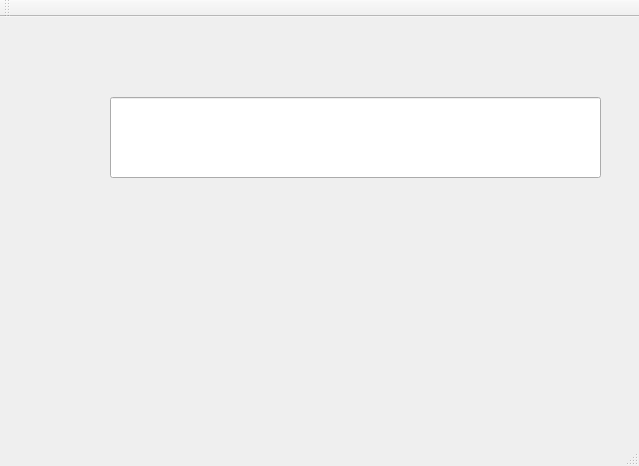
<?xml version="1.0" encoding="UTF-8"?>
<ui version="4.0">
 <class>MainWindow</class>
 <widget class="QMainWindow" name="MainWindow">
  <property name="geometry">
   <rect>
    <x>0</x>
    <y>0</y>
    <width>639</width>
    <height>466</height>
   </rect>
  </property>
  <property name="windowTitle">
   <string>MainWindow</string>
  </property>
  <widget class="QWidget" name="centralWidget">
   <widget class="QLineEdit" name="lineEdit">
    <property name="geometry">
     <rect>
      <x>110</x>
      <y>80</y>
      <width>491</width>
      <height>81</height>
     </rect>
    </property>
   </widget>
  </widget>
  <widget class="QMenuBar" name="menuBar">
   <property name="geometry">
    <rect>
     <x>0</x>
     <y>0</y>
     <width>639</width>
     <height>17</height>
    </rect>
   </property>
  </widget>
  <widget class="QToolBar" name="mainToolBar">
   <attribute name="toolBarArea">
    <enum>TopToolBarArea</enum>
   </attribute>
   <attribute name="toolBarBreak">
    <bool>false</bool>
   </attribute>
  </widget>
  <widget class="QStatusBar" name="statusBar"/>
 </widget>
 <layoutdefault spacing="6" margin="11"/>
 <resources/>
 <connections/>
</ui>
